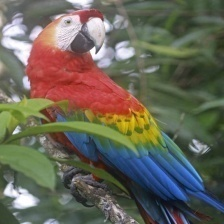
#> input picture images/002.jpg, 224 x 224 px
$ python -i filter.py   (imports and definitions only)
#> lines starting #> are read from the running program, lines starting #| are printed output that depends on the picture; after the words box and inside, x2 and y2 are one past the last pixel; in counts of white or black regions, pixels touching at a corner belong together
#> further down, picture is the input picture: shape (224, 224, 3); mean B, G, R 87.7, 101.2, 103.8
# ---------------------------------------------------------------------------------------------------
# Este archivo contiene el módulo del filtrador del sistema
# ---------------------------------------------------------------------------------------------------

import cv2
import numpy as np

#Función 1: determinar las coordenadas de una posible lapa, un 5%
# retorna una lista con las coordenadas de las lapas detectadas
def detect_macaw_coordinates(image, threshold = 0.05):

    # Convertir la imagen a HSV
#> called with threshold = 0.05
    hsv_image = cv2.cvtColor(image, cv2.COLOR_BGR2HSV)
#> hsv_image: shape (224, 224, 3); mean H, S, V 59.4, 84.3, 119.5

    # Definir los rangos de color rojo en HSV
    red_lower1 = np.array([0, 50, 50])
    red_upper1 = np.array([10, 255, 255])
    red_lower2 = np.array([160, 50, 50])
    red_upper2 = np.array([180, 255, 255])

    # Crear máscaras para los rangos de color rojo
    mask1 = cv2.inRange(hsv_image, red_lower1, red_upper1)
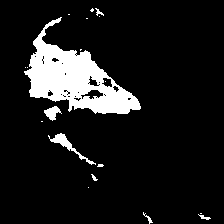
#> mask1: shape (224, 224); 10.5% white; 19 white regions (12 under 20 px), largest, box (x1, y1, x2, y2) and area: (24, 17, 141, 114) 4682, (48, 133, 96, 165) 262, (44, 106, 62, 121) 142
    mask2 = cv2.inRange(hsv_image, red_lower2, red_upper2)
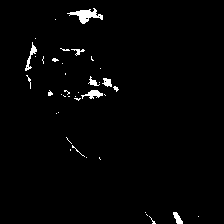
#> mask2: shape (224, 224); 1.7% white; 40 white regions (32 under 20 px), largest, box (x1, y1, x2, y2) and area: (67, 8, 103, 24) 242, (81, 90, 103, 99) 103, (25, 42, 37, 71) 97
    red_mask = cv2.bitwise_or(mask1, mask2)
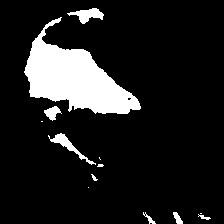
#> red_mask: shape (224, 224); 12.2% white; 13 white regions (5 under 20 px), largest, box (x1, y1, x2, y2) and area: (24, 17, 141, 114) 5180, (48, 133, 96, 165) 290, (67, 8, 104, 24) 286

    height, width = red_mask.shape
#> height = 224; width = 224

    y_coords = []
    x_coords = []

    # escanea el eje y (filas)
    for y in range(height):
        row = red_mask[y, :]
        red_pixels = np.count_nonzero(row)
        if red_pixels >= threshold * width:
            y_coords.append(y)
#> this loop made 224 passes
#> red_pixels on passes 1 to 3: 0, 0, 0
#> after the loop, y_coords = 100 values from 10 to 222

    # escanea el eje x (columnas)
    for x in range(width):
        col = red_mask[:, x]
        red_pixels = np.count_nonzero(col)
        if red_pixels >= threshold * height:
            x_coords.append(x)
#> after the loop, x_coords = 110 values from 27 to 136

    # si se detectaron coordenadas, se calculan los límites de la lapa
    if y_coords and x_coords:
        y_min = min(y_coords)
#> y_min = 10
        y_max = max(y_coords)
#> y_max = 222
        x_min = min(x_coords)
#> x_min = 27
        x_max = max(x_coords)
#> x_max = 136
        macaw_coords = [(x_min, y_min, x_max - x_min, y_max - y_min)]
#> macaw_coords = [(27, 10, 109, 212)]
    else:
        macaw_coords = []

    return macaw_coords

#Función 2: recortar la imagen con las coordenadas obtenidas de la función 1
def crop_image(image, coordinates):

    x, y, w, h = coordinates
    cropped_image = image[y : y + h, x : x + w]
    return cropped_image

>>> import cv2
>>> picture = cv2.imread('images/002.jpg')
>>> result = detect_macaw_coordinates(picture)
#> result = [(27, 10, 109, 212)]

$ run again, on images/008.jpg
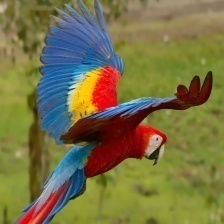
#> input picture images/008.jpg, 224 x 224 px
#> picture is the input picture: shape (224, 224, 3); mean B, G, R 69.1, 114.3, 120.2
#> hsv_image: shape (224, 224, 3); mean H, S, V 43.7, 149.6, 135.6
#> in detect_macaw_coordinates, `mask1 = cv2.inRange(hsv_image, red_lower1, red_upper1)`:
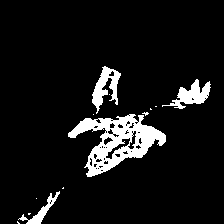
#> mask1: shape (224, 224); 8.2% white; 13 white regions (9 under 20 px), largest, box (x1, y1, x2, y2) and area: (68, 114, 166, 177) 2580, (92, 66, 121, 114) 609, (162, 79, 211, 109) 591, (18, 191, 60, 224) 304
#> mask2: shape (224, 224); 2.7% white; 53 white regions (42 under 20 px), largest, box (x1, y1, x2, y2) and area: (97, 78, 119, 114) 275, (18, 195, 50, 224) 229, (41, 182, 68, 224) 179
#> in detect_macaw_coordinates, `red_mask = cv2.bitwise_or(mask1, mask2)`:
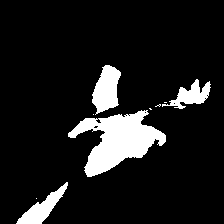
#> red_mask: shape (224, 224); 10.9% white; 9 white regions (5 under 20 px), largest, box (x1, y1, x2, y2) and area: (68, 110, 166, 177) 3159, (92, 65, 121, 115) 937, (16, 182, 68, 224) 731, (162, 79, 211, 109) 613
#> the loop in detect_macaw_coordinates, `for y in range(height):` made 224 passes
#> red_pixels on passes 1 to 3: 0, 0, 0
#> after the loop in detect_macaw_coordinates, `for y in range(height):`: y_coords = 140 values from 67 to 223
#> the loop in detect_macaw_coordinates, `for x in range(width):` made 224 passes
#> after the loop in detect_macaw_coordinates, `for x in range(width):`: x_coords = 147 values from 25 to 208
#> y_min = 67
#> y_max = 223
#> x_min = 25
#> x_max = 208
#> macaw_coords = [(25, 67, 183, 156)]

$ run again, on images/011.jpg
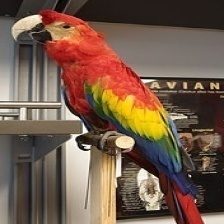
#> input picture images/011.jpg, 224 x 224 px
#> picture is the input picture: shape (224, 224, 3); mean B, G, R 74.8, 90.9, 116
#> hsv_image: shape (224, 224, 3); mean H, S, V 23.4, 89.4, 117.1
#> in detect_macaw_coordinates, `mask1 = cv2.inRange(hsv_image, red_lower1, red_upper1)`:
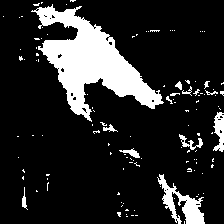
#> mask1: shape (224, 224); 15.7% white; 119 white regions (106 under 20 px), largest, box (x1, y1, x2, y2) and area: (31, 4, 164, 122) 5825, (157, 174, 205, 224) 882, (213, 112, 224, 152) 285
#> mask2: shape (224, 224); 0.88% white in thin lines or dots, all inside (x1, y1, x2, y2) = (26, 7, 224, 224)
#> in detect_macaw_coordinates, `red_mask = cv2.bitwise_or(mask1, mask2)`:
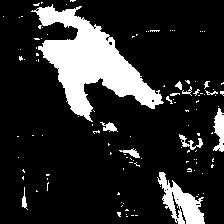
#> red_mask: shape (224, 224); 16.6% white; 114 white regions (101 under 20 px), largest, box (x1, y1, x2, y2) and area: (31, 4, 164, 122) 5965, (157, 172, 205, 224) 1127, (213, 108, 224, 152) 312
#> the loop in detect_macaw_coordinates, `for y in range(height):` made 224 passes
#> red_pixels on passes 1 to 3: 6, 3, 2
#> after the loop in detect_macaw_coordinates, `for y in range(height):`: y_coords = 189 values from 7 to 223
#> the loop in detect_macaw_coordinates, `for x in range(width):` made 224 passes
#> red_pixels on passes 1 to 3: 0, 0, 0
#> after the loop in detect_macaw_coordinates, `for x in range(width):`: x_coords = 181 values from 22 to 223
#> y_min = 7
#> y_max = 223
#> x_min = 22
#> x_max = 223
#> macaw_coords = [(22, 7, 201, 216)]
